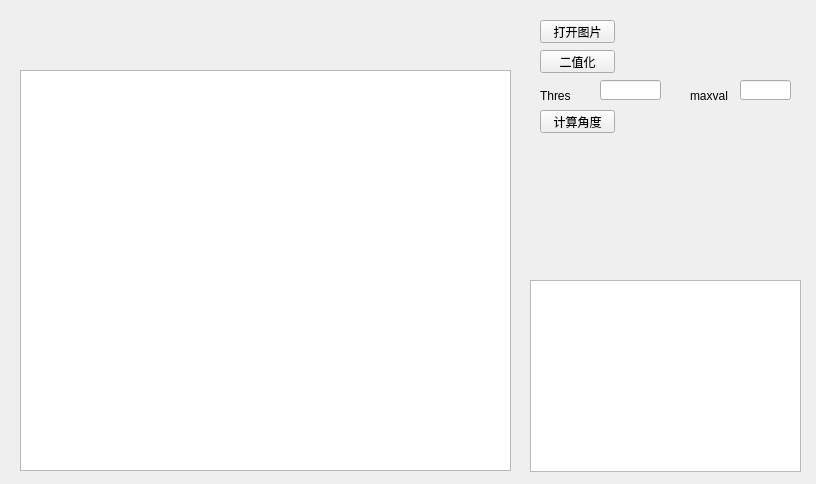
<?xml version="1.0" encoding="UTF-8"?>
<ui version="4.0">
 <class>Widget</class>
 <widget class="QWidget" name="Widget">
  <property name="geometry">
   <rect>
    <x>0</x>
    <y>0</y>
    <width>816</width>
    <height>484</height>
   </rect>
  </property>
  <property name="windowTitle">
   <string>Widget</string>
  </property>
  <widget class="QPushButton" name="pushButton">
   <property name="geometry">
    <rect>
     <x>540</x>
     <y>20</y>
     <width>75</width>
     <height>23</height>
    </rect>
   </property>
   <property name="text">
    <string>打开图片</string>
   </property>
  </widget>
  <widget class="QGraphicsView" name="graphicsView">
   <property name="geometry">
    <rect>
     <x>20</x>
     <y>70</y>
     <width>491</width>
     <height>401</height>
    </rect>
   </property>
  </widget>
  <widget class="QPushButton" name="pushButton_2">
   <property name="geometry">
    <rect>
     <x>540</x>
     <y>50</y>
     <width>75</width>
     <height>23</height>
    </rect>
   </property>
   <property name="text">
    <string>二值化</string>
   </property>
  </widget>
  <widget class="QLineEdit" name="lineEdit">
   <property name="geometry">
    <rect>
     <x>600</x>
     <y>80</y>
     <width>61</width>
     <height>20</height>
    </rect>
   </property>
   <property name="text">
    <string/>
   </property>
  </widget>
  <widget class="QLabel" name="label">
   <property name="geometry">
    <rect>
     <x>540</x>
     <y>90</y>
     <width>54</width>
     <height>12</height>
    </rect>
   </property>
   <property name="text">
    <string>Thres</string>
   </property>
  </widget>
  <widget class="QLabel" name="label_2">
   <property name="geometry">
    <rect>
     <x>690</x>
     <y>90</y>
     <width>54</width>
     <height>12</height>
    </rect>
   </property>
   <property name="text">
    <string>maxval</string>
   </property>
  </widget>
  <widget class="QLineEdit" name="lineEdit_2">
   <property name="geometry">
    <rect>
     <x>740</x>
     <y>80</y>
     <width>51</width>
     <height>20</height>
    </rect>
   </property>
   <property name="text">
    <string/>
   </property>
  </widget>
  <widget class="QTextBrowser" name="textBrowser">
   <property name="geometry">
    <rect>
     <x>530</x>
     <y>280</y>
     <width>271</width>
     <height>192</height>
    </rect>
   </property>
  </widget>
  <widget class="QPushButton" name="pushButton_3">
   <property name="geometry">
    <rect>
     <x>540</x>
     <y>110</y>
     <width>75</width>
     <height>23</height>
    </rect>
   </property>
   <property name="text">
    <string>计算角度</string>
   </property>
  </widget>
 </widget>
 <layoutdefault spacing="6" margin="11"/>
 <resources/>
 <connections/>
</ui>
